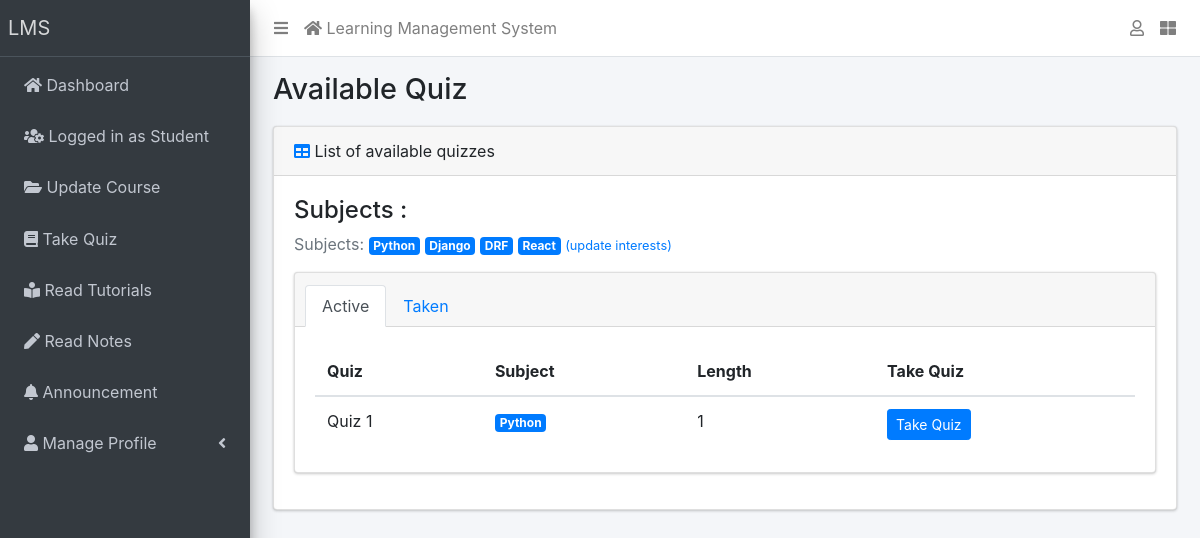
The app's page /quiz/active/ (signed in) with its own data.
### e_learn/models.py (models this page shows, shortened)
class Course(models.Model):
    title = models.CharField(_("Title"), max_length=150, unique=True)
    color = models.CharField(_("Color Code"), max_length=7, default="#007bff")
    created_on = models.DateTimeField(auto_now_add=True)
    updated_on = models.DateTimeField(auto_now=True)
    def __str__(self):
        return f'{self.title}'
    class Meta:
        verbose_name = 'Course'
        verbose_name_plural = 'Courses'

class Quiz(models.Model):
    user = models.ForeignKey(User, on_delete=models.CASCADE, related_name="quizzes")
    course = models.ForeignKey(Course, on_delete=models.CASCADE, related_name="quizzes")
    title = models.CharField(_("Title"), max_length=255)
    created_on = models.DateTimeField(auto_now_add=True)
    updated_on = models.DateTimeField(auto_now=True)
    class Meta:
        verbose_name = 'Quiz'
        verbose_name_plural = 'Quizzes'
    @property
    def get_quiz_questions_number(self):
        question_count = Question.objects.filter(quiz=self).count()
        return question_count
    @property
    def is_quiz_taken(self):
        return self.taken_quiz.filter(quiz=self).exists()

### e_learn/views.py (the view)
# urls.py: path('quiz/active/', views.QuizListStudent.as_view(), name='active_quiz'),
class QuizListStudent(View):
    def get(self, request):
        student = Student.objects.get(user=request.user)
        queryset = Quiz.objects.all()
        subjects = student.subjects.all()
        quizzes = [ qs for qs in queryset if qs.course in subjects]
        context = {
            "quizzes" : quizzes,
            "subjects" : subjects,
        }
        return render(request, 'e_learn/student/quiz_list.html', context)

### e_learn/templates/e_learn/student/quiz_list.html
{% extends 'e_learn/base.html' %}
{% block title %}
    <h1>Available Quiz</h1>
{% endblock title %}
{% block card_header %}
<div class='card-header'>
    <i class="fas fa-table text-primary"></i>
    <span>List of available quizzes</span>
</div>
{% endblock card_header %}
{% block content %}
<h4>Subjects :</h4>
<p class="text-muted">
    Subjects:
    {% for subject in subjects %}
      <span class="badge badge-primary" style="background-color: {{subject.color}}">{{subject}}</span>
    {% endfor %}
    <a href="{% url 'course_update' %}"><small>(update interests)</small></a>
</p>
<div class="card">
    <div class="card-header">
      <ul class="nav nav-tabs card-header-tabs">
        <li class="nav-item">
          <a class="nav-link active" aria-current="true" href="{% url 'active_quiz' %}">Active</a>
        </li>
        <li class="nav-item">
          <a class="nav-link" href="{% url 'taken_quiz'  %}">Taken</a>
        </li>
      </ul>
    </div>
    <div class="card-body">
        <table class="table mb-0">
            <thead>
                <tr>
                    <th>Quiz</th>
                    <th>Subject</th>
                    <th>Length</th>
                    <th>Take Quiz</th>
                </tr>
            </thead>
            <tbody>
                {% for quiz in quizzes %}
                <tr>
                    <td>{{quiz.title}}</td>
                    <td><span class="badge badge-primary" style="background-color: {{quiz.course.color}}">{{quiz.course.title}}</span></td>
                    <td>{{quiz.get_quiz_questions_number}}</td>
                    <td>
                      {% if quiz.is_quiz_taken %}
                        <a href="{% url 'taken_quiz' %}" class='btn btn-primary btn-sm'>View Result</a>
                        {% else %}
                        <a href="{% url 'take_quiz' quiz.id %}" class='btn btn-primary btn-sm'>Take Quiz</a>
                      {% endif %}
                    </td>
                </tr>
                {% endfor %}
            </tbody>
          </table>
    </div>
</div>
{% endblock content %}

### records on screen
Course: title "Python"
Course: title "Django"
Course: title "DRF"
Course: title "React"
Quiz: title "Quiz 1", course "Python", get_quiz_questions_number "1", shows "Take Quiz"

### other values on screen
{{ school_name | default:"LMS" }} "LMS"
